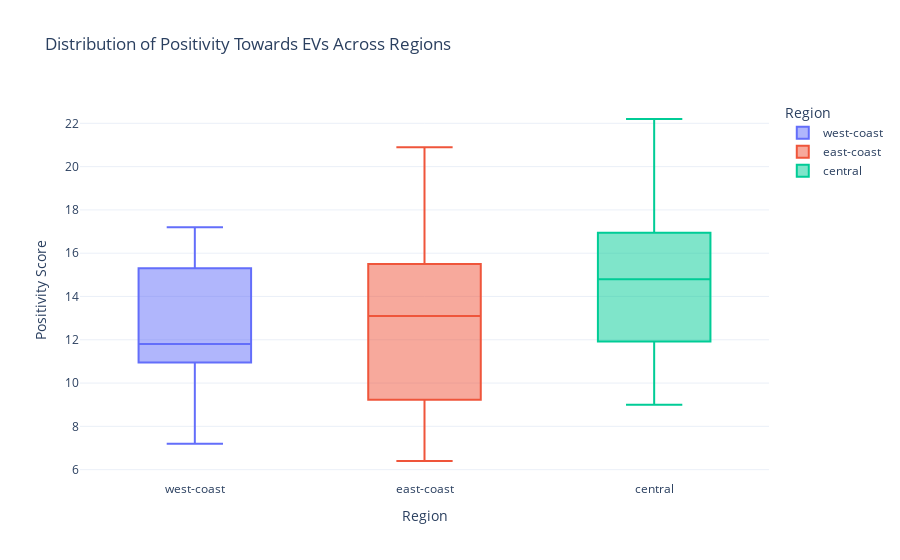

Notebook cell for this chart:
### Code cell
##Region-wise Sentiment
import plotly.express as px

# Create a box plot for region-wise sentiment(positive)
fig = px.box(df, x='region', y='Positivity', color='region',
             title='Distribution of Positivity Towards EVs Across Regions',
             labels={'Positivity': 'Positivity Score'})

fig.update_layout(
    xaxis_title='Region',
    yaxis_title='Positivity Score',
    legend_title='Region',
    template='plotly_white'
)

fig.show()

### Figure 1 — Plotly figure (JSON) as saved in the notebook; plotly's stock layout.template omitted (floating-point values rounded to 4 significant figures)
{"data": [{"alignmentgroup": "True", "hovertemplate": "region=%{x}<br>Positivity Score=%{y}<extra></extra>", "legendgroup": "west-coast", "marker": {"color": "#636efa"}, "name": "west-coast", "notched": false, "offsetgroup": "west-coast", "orientation": "v", "showlegend": true, "type": "box", "x": ["west-coast", "west-coast", "west-coast", "west-coast", "west-coast", "west-coast", "west-coast", "west-coast", "west-coast", "west-coast", "west-coast", "west-coast", "west-coast", "west-coast", "west-coast"], "x0": " ", "xaxis": "x", "y": [17, 12.3, 10.9, 11.8, 11.3, 10.8, 14.4, 7.2, 11.1, 8.5, 15.6, 14.3, 11.1, 16.1, 17.2], "y0": " ", "yaxis": "y"}, {"alignmentgroup": "True", "hovertemplate": "region=%{x}<br>Positivity Score=%{y}<extra></extra>", "legendgroup": "east-coast", "marker": {"color": "#EF553B"}, "name": "east-coast", "notched": false, "offsetgroup": "east-coast", "orientation": "v", "showlegend": true, "type": "box", "x": ["east-coast", "east-coast", "east-coast", "east-coast", "east-coast", "east-coast", "east-coast", "east-coast", "east-coast", "east-coast", "east-coast", "east-coast", "east-coast", "east-coast", "east-coast"], "x0": " ", "xaxis": "x", "y": [9.2, 16.2, 14.9, 9, 15.7, 16, 20.9, 6.4, 9.3, 14.5, 11.5, 8.3, 11.7, 14.2, 13.1], "y0": " ", "yaxis": "y"}, {"alignmentgroup": "True", "hovertemplate": "region=%{x}<br>Positivity Score=%{y}<extra></extra>", "legendgroup": "central", "marker": {"color": "#00cc96"}, "name": "central", "notched": false, "offsetgroup": "central", "orientation": "v", "showlegend": true, "type": "box", "x": ["central", "central", "central", "central", "central", "central", "central", "central", "central", "central", "central", "central", "central", "central", "central"], "x0": " ", "xaxis": "x", "y": [17, 17, 10.9, 15.9, 16.8, 15.6, 12.6, 22.2, 14.8, 11.7, 13.5, 9.7, 12.8, 19, 9], "y0": " ", "yaxis": "y"}], "layout": {"boxmode": "overlay", "legend": {"title": {"text": "Region"}, "tracegroupgap": 0}, "title": {"text": "Distribution of Positivity Towards EVs Across Regions"}, "xaxis": {"anchor": "y", "categoryarray": ["west-coast", "east-coast", "central"], "categoryorder": "array", "domain": [0, 1], "title": {"text": "Region"}}, "yaxis": {"anchor": "x", "domain": [0, 1], "title": {"text": "Positivity Score"}}}}
